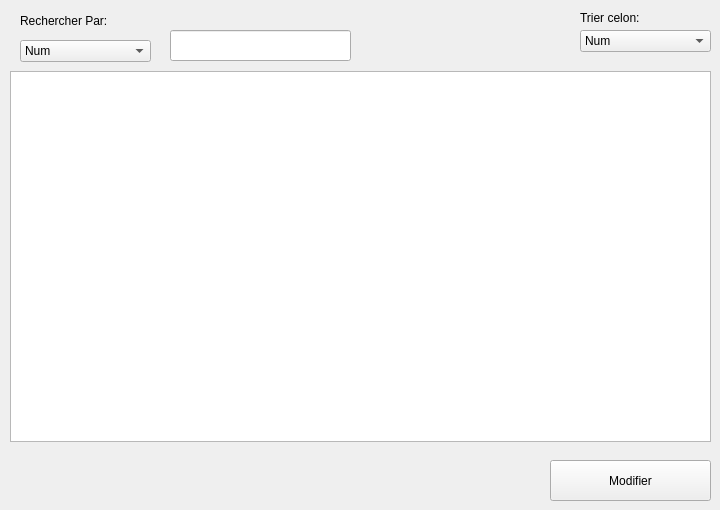
    <widget class="QWidget" name="tab_5">
     <attribute name="title">
      <string>Lister/recherche/tri</string>
     </attribute>
     <widget class="QComboBox" name="listerrecherche">
      <property name="geometry">
       <rect>
        <x>20</x>
        <y>40</y>
        <width>131</width>
        <height>22</height>
       </rect>
      </property>
      <item>
       <property name="text">
        <string>Num</string>
       </property>
      </item>
      <item>
       <property name="text">
        <string>Date de depart</string>
       </property>
      </item>
      <item>
       <property name="text">
        <string>Date d arrivee</string>
       </property>
      </item>
      <item>
       <property name="text">
        <string>Heure de depart</string>
       </property>
      </item>
      <item>
       <property name="text">
        <string>heure d arrivee</string>
       </property>
      </item>
      <item>
       <property name="text">
        <string>Nombre de Place</string>
       </property>
      </item>
      <item>
       <property name="text">
        <string>Prix</string>
       </property>
      </item>
      <item>
       <property name="text">
        <string>Destination</string>
       </property>
      </item>
      <item>
       <property name="text">
        <string>Type(entrente/sortante)</string>
       </property>
      </item>
     </widget>
     <widget class="QTableView" name="tableView">
      <property name="geometry">
       <rect>
        <x>10</x>
        <y>71</y>
        <width>701</width>
        <height>371</height>
       </rect>
      </property>
     </widget>
     <widget class="QLineEdit" name="lineEdit">
      <property name="geometry">
       <rect>
        <x>170</x>
        <y>30</y>
        <width>181</width>
        <height>31</height>
       </rect>
      </property>
     </widget>
     <widget class="QComboBox" name="listertrier">
      <property name="geometry">
       <rect>
        <x>580</x>
        <y>30</y>
        <width>131</width>
        <height>22</height>
       </rect>
      </property>
      <item>
       <property name="text">
        <string>Num</string>
       </property>
      </item>
      <item>
       <property name="text">
        <string>Date de depart</string>
       </property>
      </item>
      <item>
       <property name="text">
        <string>Date d arrivee</string>
       </property>
      </item>
      <item>
       <property name="text">
        <string>Heure de depart</string>
       </property>
      </item>
      <item>
       <property name="text">
        <string>Heure d arrivee</string>
       </property>
      </item>
      <item>
       <property name="text">
        <string>Nombre de place</string>
       </property>
      </item>
      <item>
       <property name="text">
        <string>Prix</string>
       </property>
      </item>
      <item>
       <property name="text">
        <string>Destination</string>
       </property>
      </item>
      <item>
       <property name="text">
        <string>Type(Entrente/Sortante)</string>
       </property>
      </item>
     </widget>
     <widget class="QLabel" name="label_20">
      <property name="geometry">
       <rect>
        <x>20</x>
        <y>10</y>
        <width>111</width>
        <height>21</height>
       </rect>
      </property>
      <property name="text">
       <string>Rechercher Par:</string>
      </property>
     </widget>
     <widget class="QLabel" name="label_21">
      <property name="geometry">
       <rect>
        <x>580</x>
        <y>10</y>
        <width>71</width>
        <height>16</height>
       </rect>
      </property>
      <property name="text">
       <string>Trier celon:</string>
      </property>
     </widget>
     <widget class="QPushButton" name="pushButton_modification">
      <property name="geometry">
       <rect>
        <x>550</x>
        <y>460</y>
        <width>161</width>
        <height>41</height>
       </rect>
      </property>
      <property name="text">
       <string>Modifier</string>
      </property>
     </widget>
    </widget>
